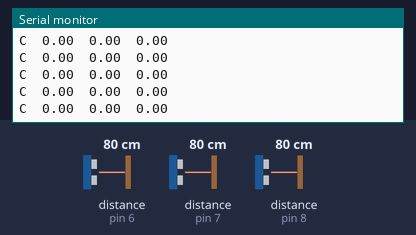
The sketch below on a simulated Arduino Uno, built with avr-gcc and run on an emulated ATmega328P. Parts: the last lines printed to the serial monitor. The test bench sets the inputs (shaded band); at power-on: distance to the obstacle (sensors on pin 6, pin 7, pin 8) 80 cm. The echo pulse lasts 58.3 µs per cm.

Above: at 1.2 s.
1.3 s: distance to the obstacle (sensor on pin 6) set to 2 cm
At 2.3 s:
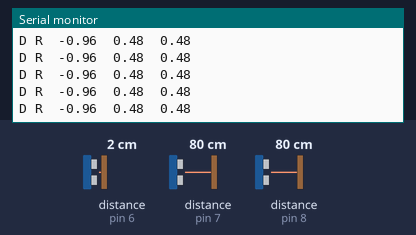
3.2 s: distance to the obstacle (sensor on pin 7) set to 2 cm
At 3.9 s:
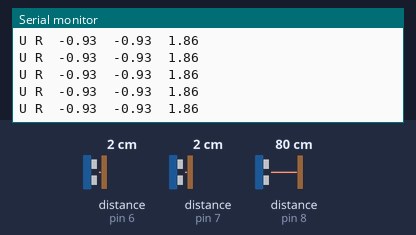
5.1 s: distance to the obstacle (sensor on pin 8) set to 2 cm
At 5.8 s:
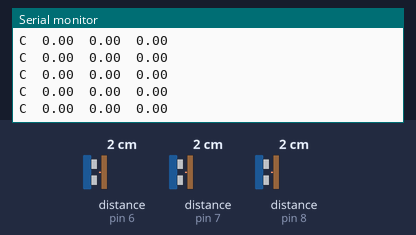
8.1 s: distance to the obstacle (sensor on pin 6) set to 4 cm
At 9.2 s:
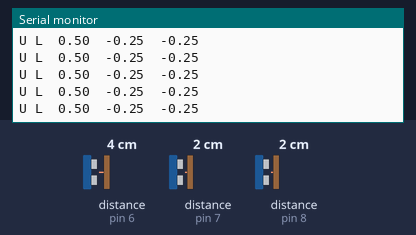
10.0 s: distance to the obstacle (sensor on pin 7) set to 5 cm
At 11.1 s:
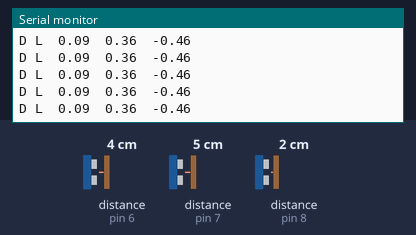
11.9 s: distance to the obstacle (sensor on pin 8) set to 4 cm
At 12.8 s:
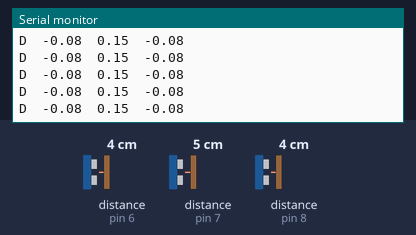

Measured:
- the behaviour switches between 3 and 4 cm on distance to the obstacle (sensor on pin 7) (found by bisection; images 4 and 5)
- after the input at 1.3 s, the serial monitor: prints a new line after 0.08 s (image 1)
- after the input at 3.2 s, the serial monitor: prints a new line after 0.08 s (image 2)
- after the input at 5.1 s, the serial monitor: prints a new line after 0.07 s (image 3)
- after the input at 8.1 s, the serial monitor: prints a new line after 0.07 s (image 4)
- after the input at 10.0 s, the serial monitor: prints a new line after 0.09 s (image 5)
- after the input at 11.9 s, the serial monitor: prints a new line after 0.08 s (image 6)

The sketch:

Turbine_plate_detector_3.ino
```cpp
int trig[3];       //Trigger pins for US sensor
int echo[3];       //Echo pins for US sensor
double senval[3];  //Store US sensor output
double senvar[3];  //Store variance of senval
float maxvar=0.1;  //Maximum variance allowed for centre

void setup() {

  for(int i=0;i<3;i++)
  {
    trig[i]=3+i;   //Define pins 3, 4, 5 for trigger
    echo[i]=6+i;   //Define pins 6, 5, 7 for echo
    pinMode(trig[i], OUTPUT);
    pinMode(echo[i], INPUT);
  }

  Serial.begin(9600);

}


void loop() {

  delay(0000);

  for(int i=0;i<3;i++)
    senval[i]=readUS(i);         //Store from function readUS
  for(int i=0;i<3;i++)
    senvar[i]=(3*senval[i]/(senval[0]+senval[1]+senval[2]))-1;   //Store variance

  if(senvar[0]<maxvar&&senvar[0]>-maxvar&&senvar[1]<maxvar&&senvar[1]>-maxvar&&senvar[2]<maxvar&&senvar[0]>-maxvar)
    Serial.print("C");

  else if(senvar[0]<-maxvar&&senvar[1]>0&&senvar[2]>0)
    Serial.print("D R");
  else if(senvar[1]<-maxvar&&senvar[2]>0&&senvar[0]>0)
    Serial.print("U");
  else if(senvar[2]<-maxvar&&senvar[0]>0&&senvar[1]>0)
    Serial.print("D L");

  else if(senvar[0]>maxvar&&senvar[1]<0&&senvar[2]<0)
    Serial.print("U L");
  else if(senvar[1]>maxvar&&senvar[2]<0&&senvar[0]<0)
    Serial.print("D");
  else if(senvar[2]>maxvar&&senvar[0]<0&&senvar[1]<0)
    Serial.print("U R");
  else
    Serial.print("!!!");

  Serial.print("\t");
  Serial.print(senvar[0]);Serial.print("\t");
  Serial.print(senvar[1]);Serial.print("\t");
  Serial.print(senvar[2]);Serial.println("\t");
}

double readUS( int i )         //Define function
{
  digitalWrite(trig[i], LOW);
  delayMicroseconds(2);
  digitalWrite(trig[i], HIGH);
  delayMicroseconds(3);
  digitalWrite(trig[i], LOW);

  return (double)( pulseIn(echo[i], HIGH) )/(double)10;
}
```
